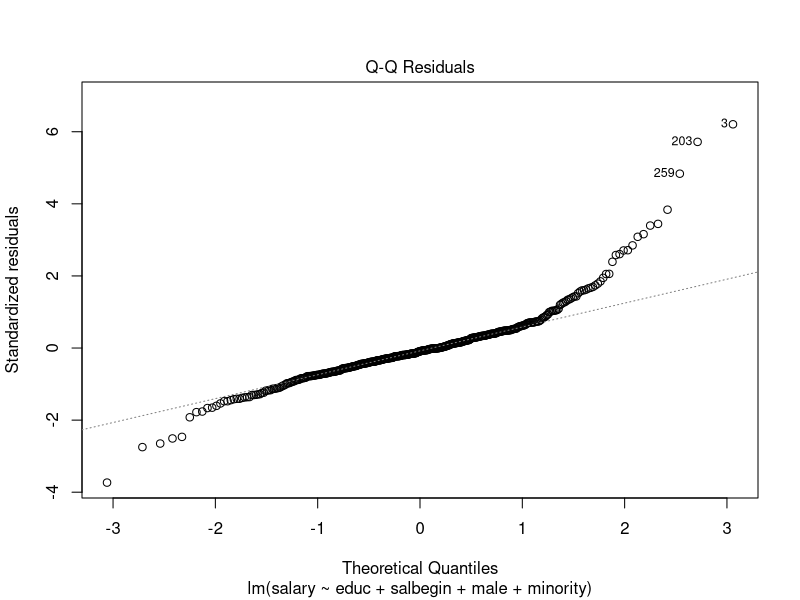
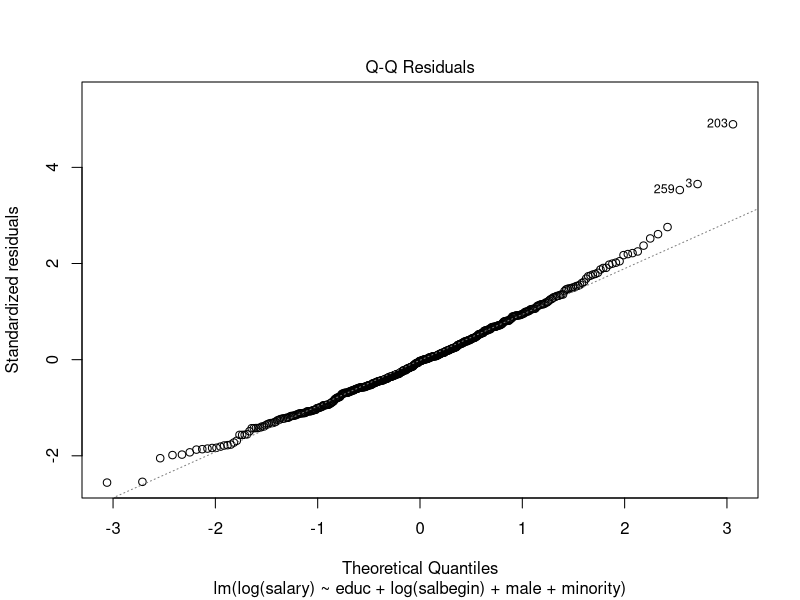

The R source for these figures, in order:
## ---- chunk 1
knitr::opts_chunk$set(echo = TRUE)
## ---- chunk 2
library(readr)
data2 <- read_csv("data2.csv")
educ <- data2$educ; salbegin <- data2$salbegin; male <- data2$male; minority <- data2$minority; salary <- data2$salary
## ---- chunk 3
library(lmtest)
model = lm(salary ~ educ + salbegin + male + minority, data = data2)
model2 = lm(log(salary) ~ educ + log(salbegin) + male + minority, data = data2)
## ---- chunk 4
summary(model)
## ---- chunk 5
summary(model2)
## ---- chunk 6
plot(model, 2)
## ---- chunk 7
plot(model2, 2)
## ---- chunk 8
yhat1 <- -6.93228 + 0.99327*educ + 1.60816*salbegin + 1.83088*male - 1.72539*minority
yhat2 <- 0.849130 + 0.023578*log(salbegin) + 0.045474*male - -0.041856*minority
yhat1_sq <- yhat1^2; yhat1_cub <- yhat1^3
yhat2_sq <- yhat2^2; yhat2_cub <- yhat2^3
mod1_res <- lm(salary ~ educ + salbegin + male + minority + yhat1_sq + yhat1_cub)
mod2_res <- lm(log(salary) ~ educ + log(salbegin) + male + minority + yhat2_sq + yhat2_cub)
## ---- chunk 9
waldtest(mod1_res, terms=c("yhat1_sq","yhat1_cub"))
## ---- chunk 10
library(lmtest)
waldtest(mod2_res, terms=c("yhat2_sq","yhat2_cub"))
## ---- chunk 11
resettest(model); resettest(model2)
